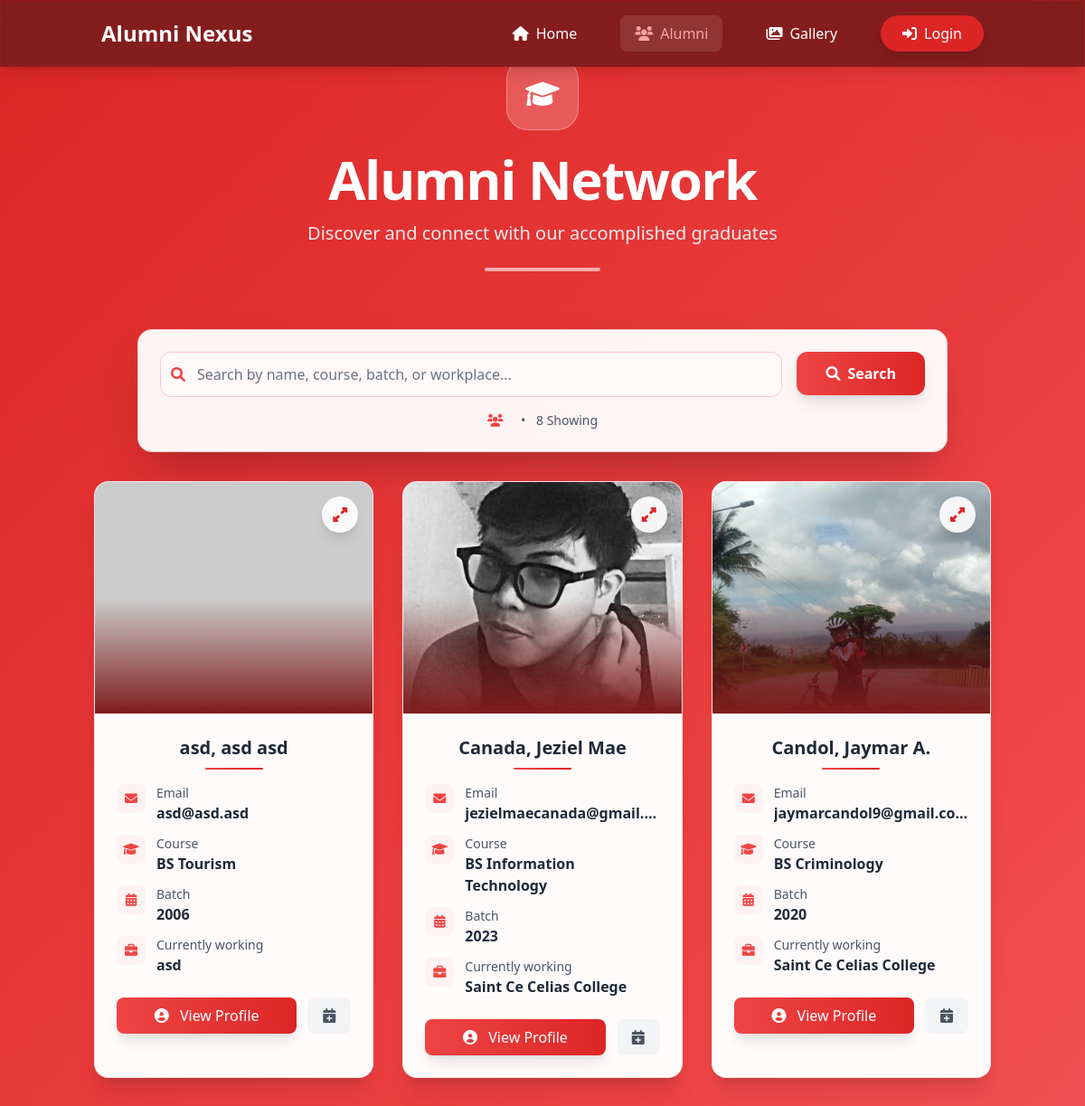
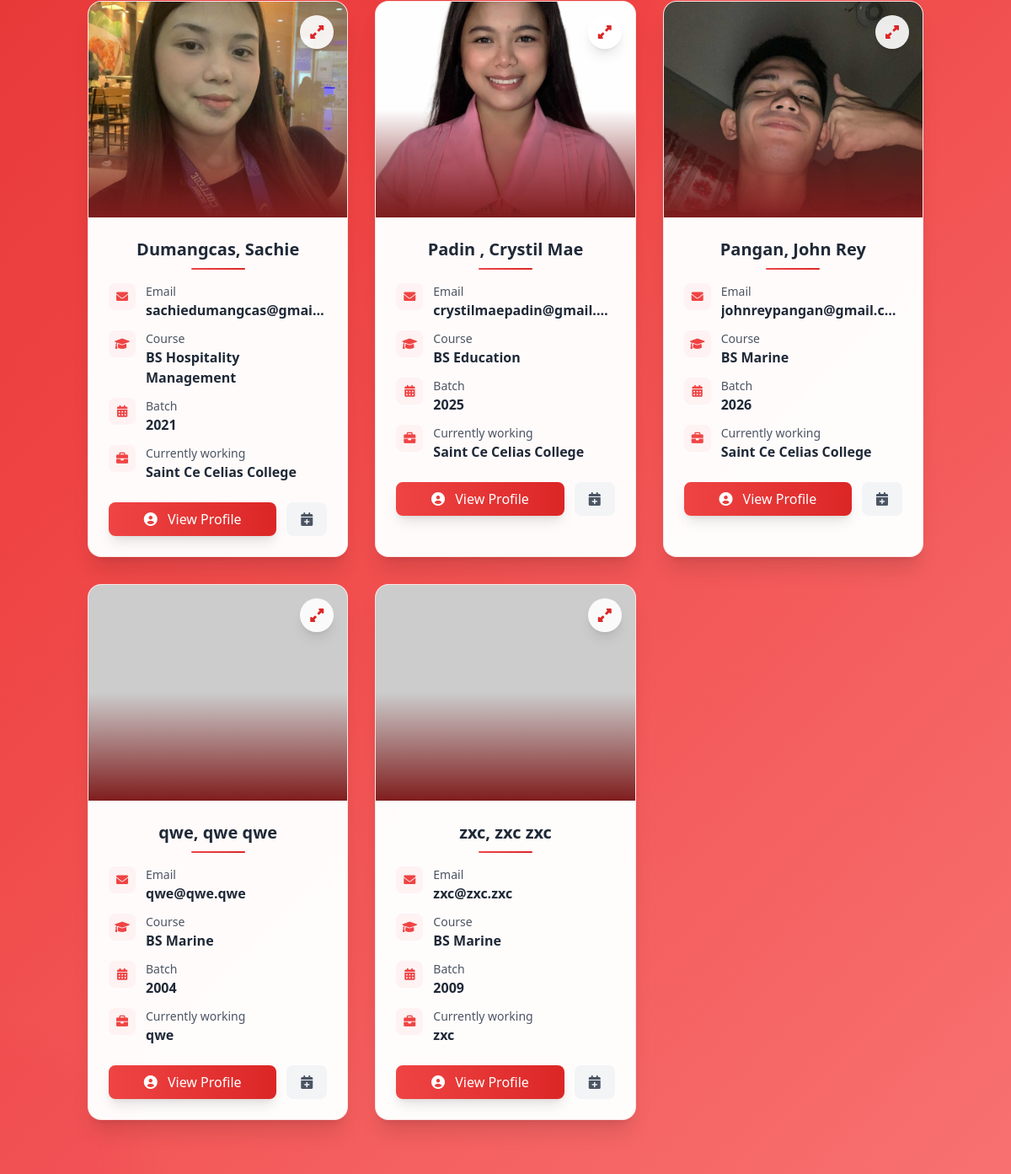
Screenshot of /alumni_list.php with the database file from the repository (2 pictures, top to bottom).
### tables this page shows
CREATE TABLE `alumnus_bio` (
  `id` int(30) NOT NULL,
  `firstname` varchar(200) NOT NULL,
  `middlename` varchar(200) NOT NULL,
  `lastname` varchar(200) NOT NULL,
  `gender` varchar(10) NOT NULL,
  `batch` year(4) NOT NULL,
  `course_id` int(30) NOT NULL,
  `email` varchar(250) NOT NULL,
  `contact` varchar(20) NOT NULL DEFAULT '',
  `address` text NOT NULL DEFAULT '',
  `connected_to` text NOT NULL,
  `avatar` text NOT NULL,
  `status` tinyint(1) NOT NULL DEFAULT 0 COMMENT '0= Unverified, 1= Verified',
  `date_created` datetime DEFAULT current_timestamp()
);

CREATE TABLE `courses` (
  `id` int(30) NOT NULL,
  `course` text NOT NULL,
  `about` text NOT NULL
);

### alumni_list.php (the view, shortened to what this page needs)
<?php
include 'admin/db_connect.php';
$current_page = basename($_SERVER['PHP_SELF']);
?>
<!DOCTYPE html>
<html lang="en">
<head>
    <script src="https://cdn.tailwindcss.com"></script>
    <link rel="stylesheet" href="https://cdnjs.cloudflare.com/ajax/libs/font-awesome/6.0.0/css/all.min.css">
</head>
<body class="min-h-screen red-gradient-bg relative overflow-x-hidden">
    <div class="absolute inset-0 overflow-hidden pointer-events-none">
        <div class="absolute -top-40 -right-40 w-80 h-80 bg-red-400 rounded-full mix-blend-multiply filter blur-xl opacity-10"></div>
        <div class="absolute -bottom-40 -left-40 w-80 h-80 bg-pink-400 rounded-full mix-blend-multiply filter blur-xl opacity-10"></div>
    </div>
    <header id="mainNav" class="fixed top-0 w-full z-40 py-4 glass-dark shadow-lg backdrop-blur-lg">
        <div class="container mx-auto px-6">
            <div class="flex justify-between items-center">
                <a href="./" class="text-2xl font-bold text-white hover:text-red-300">
                    Alumni Nexus
                </a>
                <nav id="desktop-nav" class="hidden md:flex items-center space-x-8">
                    <a href="index.php?page=home" class="nav-link text-white hover:text-red-300 px-4 py-2 rounded-lg flex items-center">
                        <i class="fas fa-home mr-2"></i>Home
                    </a>
                    <a href="alumni_list.php" class="nav-link <?php echo $current_page == 'alumni_list.php' ? 'text-red-300 bg-white/10 rounded-lg' : 'text-white'; ?> hover:text-red-300 px-4 py-2 rounded-lg flex items-center">
                        <i class="fas fa-users mr-2"></i>Alumni
                    </a>
                    <a href="gallery.php" class="nav-link text-white hover:text-red-300 px-4 py-2 rounded-lg flex items-center">
                        <i class="fas fa-images mr-2"></i>Gallery
                    </a>
                    <div id="auth-links" class="flex items-center space-x-6">
                    <?php if(isset($_SESSION['login_username'])): ?>
                        <a href="careers.php" class="nav-link text-white hover:text-red-300 px-4 py-2 rounded-lg flex items-center">
                            <i class="fas fa-briefcase mr-2"></i>Jobs
                        </a>
                        <a href="forum.php" class="nav-link text-white hover:text-red-300 px-4 py-2 rounded-lg flex items-center">
                            <i class="fas fa-comments mr-2"></i>Forums
                        </a>
                        <div id="user-dropdown" class="relative">
                            <button id="account_settings" type="button" class="flex items-center space-x-2 text-white hover:text-red-300 px-4 py-2 rounded-lg">
                                <i class="fas fa-user-circle text-xl"></i>
                                <span><?= htmlspecialchars($_SESSION['login_username']) ?></span>
                                <i class="fas fa-angle-down"></i>
                            </button>
                            <div class="absolute right-0 mt-2 w-48 glass-effect rounded-lg shadow-xl py-2 hidden" id="dropdown-menu">
                                <a href="admin/ajax.php?action=logout2" class="flex items-center px-4 py-2 text-gray-700 hover:bg-red-50">
                                    <i class="fas fa-sign-out-alt mr-3"></i>Logout
                                </a>
                            </div>
                        </div>
                    <?php else: ?>
                        <button onclick="openLoginModal()" class="bg-red-600 hover:bg-red-700 text-white px-6 py-2 rounded-full shadow-lg flex items-center">
                            <i class="fas fa-sign-in-alt mr-2"></i>Login
                        </button>
                    <?php endif; ?>
                    </div>
                </nav>
            </div>
        </div>
    </header>
    <header class="relative z-10 py-16">
        <div class="container mx-auto px-4 text-center">
            <div class="max-w-4xl mx-auto">
                <div class="inline-flex items-center justify-center w-20 h-20 bg-white bg-opacity-20 rounded-3xl mb-6 backdrop-blur-sm border border-white border-opacity-30">
                    <i class="fas fa-graduation-cap text-3xl text-white"></i>
                </div>
                <h1 class="text-5xl md:text-6xl font-bold text-white mb-4 tracking-tight">
                    Alumni Network
                </h1>
                <p class="text-xl text-white text-opacity-90">
                    Discover and connect with our accomplished graduates
                </p>
                <div class="w-32 h-1 bg-white bg-opacity-60 rounded-full mx-auto mt-6"></div>
            </div>
        </div>
    </header>
    <div class="container mx-auto px-4 mb-8 relative z-10">
        <div class="max-w-4xl mx-auto">
            <div class="glass-card rounded-2xl p-6 shadow-2xl">
                <div class="flex flex-col md:flex-row gap-4">
                    <div class="flex-1">
                        <div class="relative">
                            <div class="absolute inset-y-0 left-0 pl-3 flex items-center pointer-events-none">
                                <i class="fas fa-search text-red-500"></i>
                            </div>
                            <input
                                type="text"
                                id="filter"
                                class="w-full pl-10 pr-4 py-3 bg-white bg-opacity-50 border border-red-200 rounded-xl text-gray-800 placeholder-gray-500 focus:outline-none focus:ring-2 focus:ring-red-400 focus:border-transparent search-glow transition-all duration-300"
                                placeholder="Search by name, course, batch, or workplace..."
                            >
                        </div>
                    </div>
                    <div class="md:w-auto">
                        <button
                            id="search"
                            class="w-full md:w-auto bg-gradient-to-r from-red-500 to-red-600 hover:from-red-600 hover:to-red-700 text-white font-semibold py-3 px-8 rounded-xl shadow-lg transform hover:scale-105 transition-all duration-300 focus:outline-none focus:ring-2 focus:ring-red-400 focus:ring-opacity-50"
                        >
                            <span class="flex items-center justify-center space-x-2">
                                <i class="fas fa-search"></i>
                                <span>Search</span>
                            </span>
                        </button>
                    </div>
                </div>
                <div class="mt-4 text-center">
                    <p class="text-gray-600 text-sm">
                        <i class="fas fa-users text-red-500 mr-2"></i>
                        <span class="mx-2">•</span>
                        <span id="visible-count"><?php echo $alumni->num_rows; ?> Showing</span>
                    </p>
                </div>
            </div>
        </div>
    </div>
    <div class="container mx-auto px-4 pb-16 relative z-10">
        <div class="grid grid-cols-1 md:grid-cols-2 lg:grid-cols-3 gap-8" id="alumni-grid">
            <?php
            $fpath = 'admin/assets/uploads';
            $alumni = $conn->query("SELECT a.*,c.course,Concat(a.lastname,', ',a.firstname,' ',a.middlename) as name from alumnus_bio a inner join courses c on c.id = a.course_id order by Concat(a.lastname,', ',a.firstname,' ',a.middlename) asc");
            $index = 0;
            while($row = $alumni->fetch_assoc()):
                $delay = ($index % 6) * 0.1;
            ?>
            <div class="item animate-slide-up alumni-card rounded-2xl overflow-hidden shadow-xl hover:shadow-2xl transition-all duration-500 cursor-pointer"
                 data-id="<?php echo $row['id'] ?>"
                 style="animation-delay: <?php echo $delay; ?>s;">
                <div class="relative h-64 overflow-hidden">
                    <div class="absolute inset-0 bg-gradient-to-t from-red-900 via-transparent to-transparent z-10"></div>
                    <img
                        src="<?php echo $fpath.'/'.$row['avatar'] ?>"
                        alt="<?php echo $row['name'] ?>"
                        class="w-full h-full object-cover transition-transform duration-500 hover:scale-110"
                        onerror="this.src='https://via.placeholder.com/300x300/dc2626/white?text=No+Image'"
                    >
                    <div class="absolute top-4 right-4 z-20">
                        <button class="w-10 h-10 bg-white bg-opacity-90 rounded-full shadow-lg flex items-center justify-center text-red-600 hover:bg-red-50 transition-all duration-300 transform hover:scale-110">
                            <i class="fas fa-expand-alt"></i>
                        </button>
                    </div>
                </div>
                <div class="p-6">
                    <div class="text-center mb-4">
                        <h3 class="filter-txt text-xl font-bold text-gray-800 mb-2"><?php echo $row['name'] ?></h3>
                        <div class="w-16 h-0.5 bg-gradient-to-r from-red-500 to-red-600 mx-auto rounded-full"></div>
                    </div>
                    <div class="space-y-3">
                        <div class="flex items-start space-x-3">
                            <div class="w-8 h-8 bg-red-50 rounded-lg flex items-center justify-center flex-shrink-0">
                                <i class="fas fa-envelope text-red-500 text-sm"></i>
                            </div>
                            <div class="flex-1 min-w-0">
                                <p class="text-sm text-gray-600">Email</p>
                                <p class="filter-txt font-semibold text-gray-800 truncate"><?php echo $row['email'] ?></p>
                            </div>
                        </div>
                        <div class="flex items-start space-x-3">
                            <div class="w-8 h-8 bg-red-50 rounded-lg flex items-center justify-center flex-shrink-0">
                                <i class="fas fa-graduation-cap text-red-500 text-sm"></i>
                            </div>
                            <div class="flex-1 min-w-0">
                                <p class="text-sm text-gray-600">Course</p>
                                <p class="filter-txt font-semibold text-gray-800"><?php echo $row['course'] ?></p>
                            </div>
                        </div>
                        <div class="flex items-start space-x-3">
                            <div class="w-8 h-8 bg-red-50 rounded-lg flex items-center justify-center flex-shrink-0">
                                <i class="fas fa-calendar-alt text-red-500 text-sm"></i>
                            </div>
                            <div class="flex-1 min-w-0">
                                <p class="text-sm text-gray-600">Batch</p>
                                <p class="filter-txt font-semibold text-gray-800"><?php echo $row['batch'] ?></p>
                            </div>
                        </div>
                        <div class="flex items-start space-x-3">
                            <div class="w-8 h-8 bg-red-50 rounded-lg flex items-center justify-center flex-shrink-0">
                                <i class="fas fa-briefcase text-red-500 text-sm"></i>
                            </div>
                            <div class="flex-1 min-w-0">
                                <p class="text-sm text-gray-600">Currently working</p>
                                <p class="filter-txt font-semibold text-gray-800"><?php echo $row['connected_to'] ?></p>
                            </div>
                        </div>
                    </div>
                    <div class="mt-6 flex space-x-3">
                        <button class="flex-1 bg-gradient-to-r from-red-500 to-red-600 text-white py-2 px-4 rounded-lg font-medium hover:from-red-600 hover:to-red-700 transition-all duration-300 transform hover:scale-105 shadow-lg">
                            <i class="fas fa-user-circle mr-2"></i>
                            View Profile
                        </button>
                        <button class="book-alumni w-12 h-10 bg-gray-100 text-gray-600 rounded-lg hover:bg-red-50 hover:text-red-600 transition-all duration-300 transform hover:scale-110"
                                data-id="<?php echo $row['id'] ?>">
                            <i class="fas fa-calendar-plus"></i>
                        </button>
                    </div>
                </div>
            </div>
            <?php
            $index++;
            endwhile;
            ?>
        </div>
    </div>
</body>
</html>

### alumni_list.php (style rules this page uses)
.glass-dark { backdrop-filter: blur(16px) saturate(180%); background-color: rgba(127, 29, 29, 0.95); border: 1px solid rgba(185, 28, 28, 0.3); }
.nav-link { position: relative; }
.red-gradient-bg { background: linear-gradient(135deg, #dc2626 0%, #ef4444 50%, #f87171 100%); }
.glass-card { background: rgba(255, 255, 255, 0.95); backdrop-filter: blur(20px); -webkit-backdrop-filter: blur(20px); border: 1px solid rgba(220, 38, 38, 0.2); }
.alumni-card { background: rgba(255, 255, 255, 0.98); backdrop-filter: blur(10px); -webkit-backdrop-filter: blur(10px); border: 1px solid rgba(220, 38, 38, 0.1); }

### rows the page displays
alumnus_bio: name "asd, asd asd", email "asd@asd.asd", course.course "BS Tourism", batch "2006", connected_to "asd"
alumnus_bio: avatar (picture), name "Canada, Jeziel Mae", email "jezielmaecanada@gmail.…", course.course "BS Information Technology", batch "2023", connected_to "Saint Ce Celias College"
alumnus_bio: avatar (picture), name "Candol, Jaymar A.", email "jaymarcandol9@gmail.com", course.course "BS Criminology", batch "2020", connected_to "Saint Ce Celias College"
alumnus_bio: avatar (picture), name "Dumangcas, Sachie", email "sachiedumangcas@gmai…", course.course "BS Hospitality Management", batch "2021", connected_to "Saint Ce Celias College"
alumnus_bio: avatar (picture), name "Padin , Crystil Mae", email "crystilmaepadin@gmail.…", course.course "BS Education", batch "2025", connected_to "Saint Ce Celias College"
alumnus_bio: avatar (picture), name "Pangan, John Rey", email "johnreypangan@gmail.c…", course.course "BS Marine", batch "2026", connected_to "Saint Ce Celias College"
alumnus_bio: name "qwe, qwe qwe", email "qwe@qwe.qwe", course.course "BS Marine", batch "2004", connected_to "qwe"
alumnus_bio: name "zxc, zxc zxc", email "zxc@zxc.zxc", course.course "BS Marine", batch "2009", connected_to "zxc"
